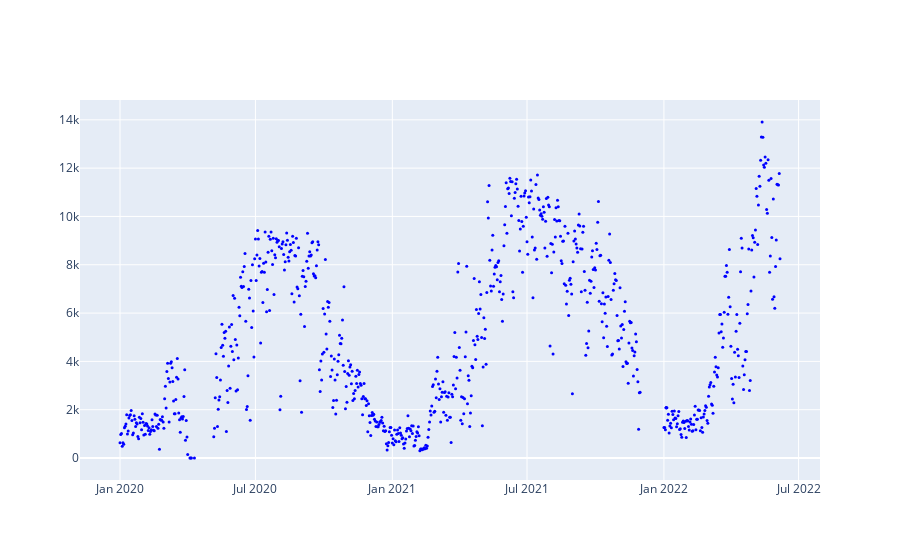

The notebook cell this image was saved under:
### Code cell
fig = go.Figure()
fig.add_trace(go.Scatter(x=merged.index,
                         y=merged["ilosc_przejazdow"],
                         mode='markers',
                         marker=dict(size=3, color="blue")
                         ))
fig.show()

### Figure 1 — Plotly figure (JSON) as saved in the notebook; plotly's stock layout.template omitted (floating-point values rounded to 4 significant figures; data arrays with more than 128 entries replaced by an {"elided": "..."} marker saying what was removed)
{"data": [{"marker": {"color": "blue", "size": 3}, "mode": "markers", "x": {"elided": "830 str values"}, "y": {"elided": "830 int values"}, "type": "scatter"}], "layout": {}}
